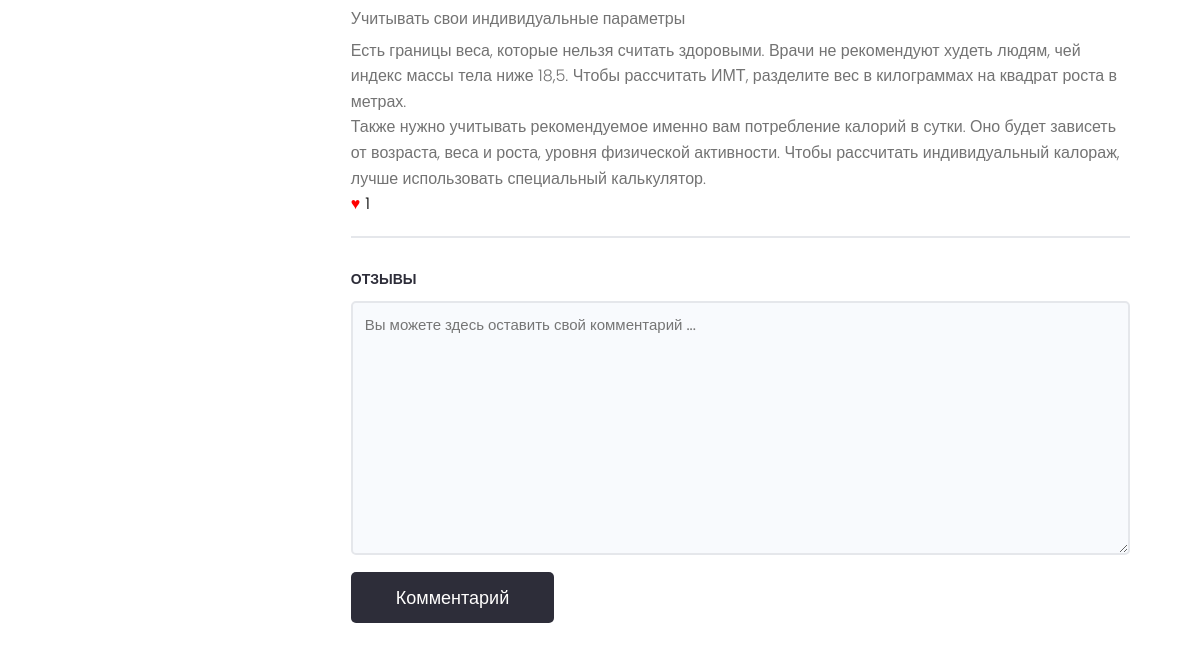
The app's page /projects/project/18/ (signed in, lower part), older data.
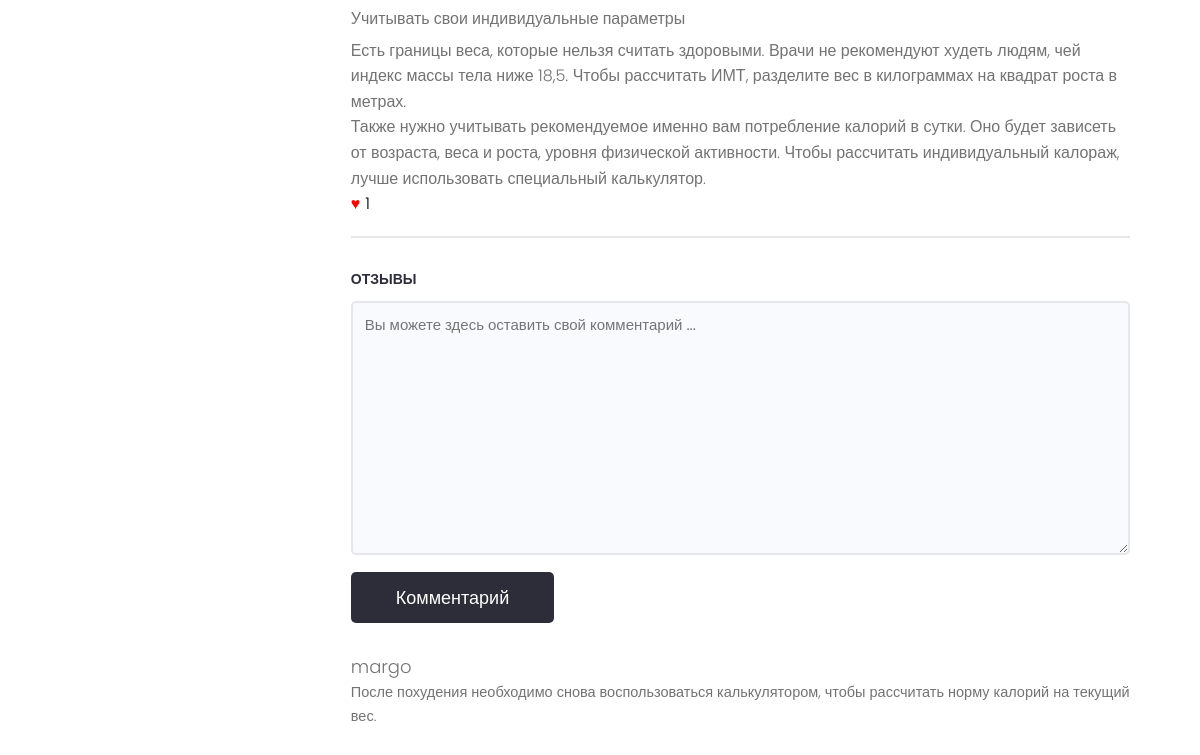
The same page, newer data.
### projects/models.py (models this page shows, shortened)
class Comment(models.Model):
    project = models.ForeignKey(Project, on_delete=models.CASCADE, related_name='comments')
    author = models.ForeignKey(User, on_delete=models.CASCADE)
    profile = models.ForeignKey(Profile, on_delete=models.SET_NULL, null=True, blank=True)
    content = models.TextField()
    created_at = models.DateTimeField(auto_now_add=True)
    class Meta:
        verbose_name = 'Комментарий'
        verbose_name_plural = 'комментарии'

### projects/views.py (the view)
# urls.py: path('project/<str:pk>/', views.project, name='project'),
@login_required(login_url='login')
def project(request, pk):
    project_obj = Project.objects.get(id=pk)
    if request.method == 'POST':
        form = CommentForm(request.POST)
        if form.is_valid():
            comment = form.save(commit=False)
            comment.author = request.user
            comment.profile = request.user.profile if hasattr(request.user, 'profile') else None
            comment.project = project_obj
            comment.save()
            return redirect('project', pk=pk)
    else:
        form = CommentForm()
    context = {
        'background_image': 'images/one.jpg',
        'hide_search': True,  # Добавляем переменную для скрытия поисковой строки
        'project': project_obj,
        'form': form,
    }
    return render(request, 'projects/single-project.html', context)

### projects/forms.py
class CommentForm(forms.ModelForm):
    class Meta:
        model = Comment
        fields = ['content']
        widgets = {
            'content': forms.Textarea(
                attrs={'class': 'input input--textarea',
                       'placeholder': 'Вы можете здесь оставить свой комментарий ...'}),
        }
    def __init__(self, *args, **kwargs):
        super(CommentForm, self).__init__(*args, **kwargs)
        for field in self.fields.values():
            field.widget.attrs.update({'class': 'input'})

### projects/models.py (called while the page is built)
    def __str__(self):
        return self.name

### projects/templates/projects/single-project.html (shortened to what this page needs)
{% extends 'projects/base.html' %}
{% block content %}
<main class="singleProject my-md">
    <div class="container">
        <div class="layout">
            <div class="column column--1of3">
            </div>
            <div class="column column--2of3">
                <br>
                <div class="singleProject__info" style="font-size: 1.8rem;">
                    {{ project.description|safe }}
                </div>
                <div class="like-section">
                    <button class="like-button" data-project-id="{{ project.id }}">
                        <span class="like-icon">&#9829;</span>
                        <span class="like-count">{{ project.likes.count }}</span>
                    </button>
                </div>
                <div class="comments">
                    <h3 class="singleProject__subtitle" style="font-size: 1.4rem;">Отзывы</h3>
                    <form class="form" action="{% url 'project' project.id %}" method="POST">
                        <div class="form__field">
                            {{form.content}}
                        </div>
                        <input class="btn btn--sub btn--lg" type="submit" value="Комментарий"/>
                    </form>
                    <div class="commentList">
                        {% for comment in project.comments.all %}
                        <div class="comment">
                            {% if comment.profile %}
                            <a href="{% url 'user_profile' comment.profile.id %}">
                                <img class="avatar avatar--md" src="{{ comment.profile.photo.url }}" alt="user"/>
                            </a>
                            <div class="comment__details">
                                <a href="{% url 'user_profile' comment.profile.id %}" class="comment__author">{{comment.author.username}}</a>
                                {% else %}
                                <div class="comment__details">
                                    <span class="comment__author">{{ comment.author.username }}</span>
                                    {% endif %}
                                    <p class="comment__info">
                                        {{ comment.content }}
                                    </p>
                                </div>
                            </div>
                            {% endfor %}
                        </div>
                    </div>
                </div>
            </div>
        </div>
</main>
{% endblock %}

Row changes from the older to the newer data that the page shows:
added Comment: author.username "margo", content "После похудения необходимо снова воспользоваться калькулятором, чтобы рассчитать норму калорий на текущий вес."
